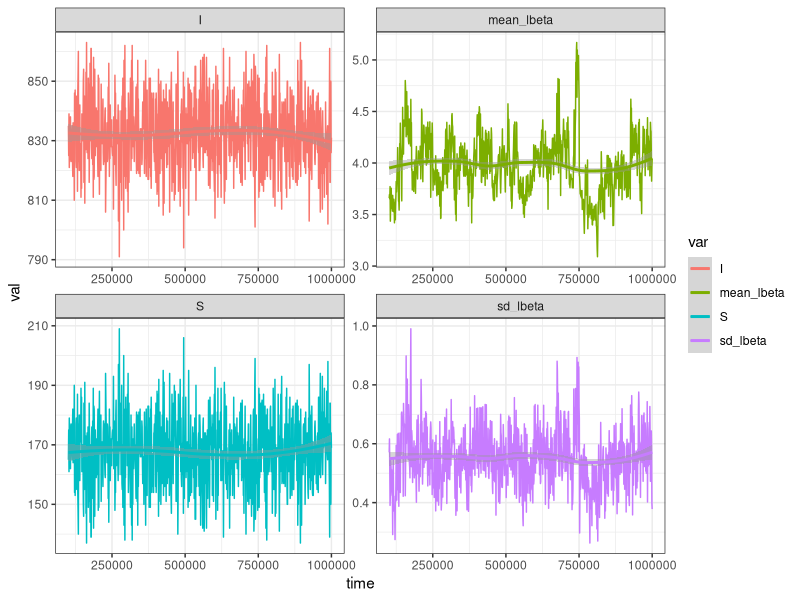

Write R code to recreate this figure. (Note: a time limit stopped this script after it produced the figure.)
## nearly neutral sims ...

## going to model logit-beta, for now (lbeta)
## can easily switch to another scale

## params
## N: population size
## mu: per-infection mutation probability
## gamma: recovery rate
## lbeta0: beta of initial

run_sim <- function(R0_init=2,
                    gamma=1/5,
                    N=1000,
                    mu=0.01,
                    mut_type="shift",
                    mut_mean=-1,
                    mut_sd=0.5,
                    nt=100000,
                    rptfreq=100) {

    ## R0 = beta*N/gamma
    lbeta0 <- qlogis(R0_init*gamma/N)

    ## start with a vector of size 1 ...
    lbetavec <- c(lbeta0)
    Ivec <- N/2
    S <- N-sum(Ivec)

    nrpt <- nt %/% rptfreq
    nq <- 9
    qvec <- seq(0,1,length=nq+2)[-c(1,nq+2)]
    res <- as.data.frame(matrix(NA,nrow=nrpt,ncol=5,
            dimnames=list(NULL,c("time","S","I","mean_lbeta","sd_lbeta"))))
    for (i in 1:nt) {
        ## cat("time ",i,"\n")
        betavec <- plogis(lbetavec)
        ## cat("betavec:",betavec,"\n")
        ## cat("Ivec:",Ivec,"\n")
        uninf <- rbinom(1,size=S,prob=prod((1-betavec)^Ivec))
        ## 'prob' is internally normalized
        newinf <- drop(rmultinom(1,size=S-uninf,prob=Ivec*betavec))
        stopifnot(uninf+sum(newinf)==S)
        recover <- rbinom(length(Ivec),size=Ivec,prob=gamma)
        mutated <- rbinom(length(newinf),size=newinf,prob=mu)
        stopifnot(length(recover)==length(mutated))
        stopifnot(length(newinf)==length(Ivec))
        Ivec <- Ivec-recover+(newinf-mutated)
        ## cat("I,uninf, unmutated, mutated, recovered",
        ## c(sum(Ivec),uninf,sum(newinf-mutated),sum(mutated),sum(recover)),
        ## "\n")
        ## now do mutation ...
        if (mut_type=="shift") {
            tot_mut <- sum(mutated)
            newlbeta <- rep(lbetavec,mutated)+
                rnorm(tot_mut,mut_mean,mut_sd)
            Ivec <- c(Ivec,rep(1,tot_mut))
            lbetavec <- c(lbetavec,newlbeta)
        }
        if (all(Ivec==0)) break
        if (length(extinct <- which(Ivec==0))>0) {
            lbetavec <- lbetavec[-extinct]
            Ivec <- Ivec[-extinct]
        }
        S <- S + sum(recover) - sum(newinf)
        stopifnot(length(S)==1)
        stopifnot(sum(Ivec)+S == N)
        lbeta_mean <- sum(Ivec*lbetavec)/sum(Ivec)
        lbeta_sd <- sqrt(sum(Ivec*(lbetavec-lbeta_mean)^2)/sum(Ivec))
        if (i %% rptfreq == 0)
            res[i %/% rptfreq,] <- c(i,S,sum(Ivec),lbeta_mean,lbeta_sd)
    }
    return(res)
}

set.seed(101)
system.time(res <- run_sim(nt=1e6,rptfreq=1000))
## 3 minutes for 10^6 steps: profile?
library(ggplot2); theme_set(theme_bw())
library(tidyr)
library(dplyr)
vtype <- data.frame(var=c("S","I","mean_lbeta","sd_lbeta"),
                    type=rep(c("pop","lbeta"),c(2,2)))
resm <- gather(res,var,val,-time) %>% full_join(vtype)
g0 <- ggplot(resm,aes(time,val,colour=var))+
    geom_line()+facet_wrap(~var,scale="free")

g0 %+% subset(resm,time>1e5)+
    geom_smooth()

## hard to tell whether stable ...


system.time(res2 <- run_sim(nt=1e6,rptfreq=1000,N=100))
res2m <- gather(res2,var,val,-time) %>% full_join(vtype)
g0 %+% res2m
